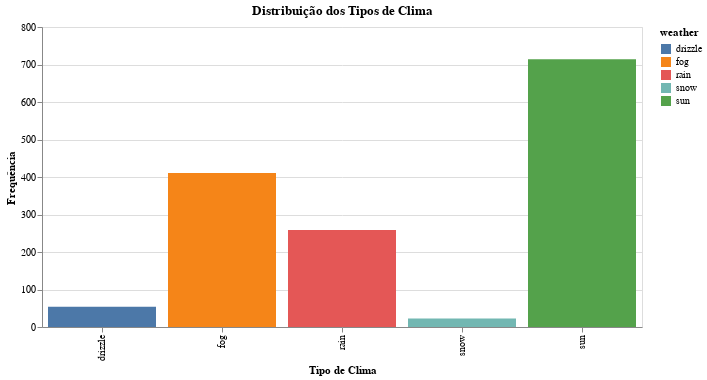

Notebook cell for this chart:
### Code cell
import altair as alt

# Gráfico de barras para distribuição do clima
climate_distribution = (
    alt.Chart(climate_data)
    .mark_bar()
    .encode(
        x=alt.X('weather:N', title='Tipo de Clima'),
        y=alt.Y('count()', title='Frequência'),
        color='weather:N'
    )
    .properties(title="Distribuição dos Tipos de Clima", width=600)
)

climate_distribution

### Figure 1 — Vega-Lite specification as saved in the notebook (floating-point values rounded to 4 significant figures; data arrays with more than 128 entries replaced by an {"elided": "..."} marker saying what was removed)
{"config": {"view": {"continuousWidth": 300, "continuousHeight": 300}}, "data": {"name": "data-6881b3c76720a51ecae2e2fb5659aff4"}, "mark": {"type": "bar"}, "encoding": {"color": {"field": "weather", "type": "nominal"}, "x": {"field": "weather", "title": "Tipo de Clima", "type": "nominal"}, "y": {"aggregate": "count", "title": "Frequência", "type": "quantitative"}}, "title": "Distribuição dos Tipos de Clima", "width": 600, "$schema": "https://vega.github.io/schema/vega-lite/v5.20.1.json", "datasets": {"data-6881b3c76720a51ecae2e2fb5659aff4": {"elided": "1461 records"}}}
